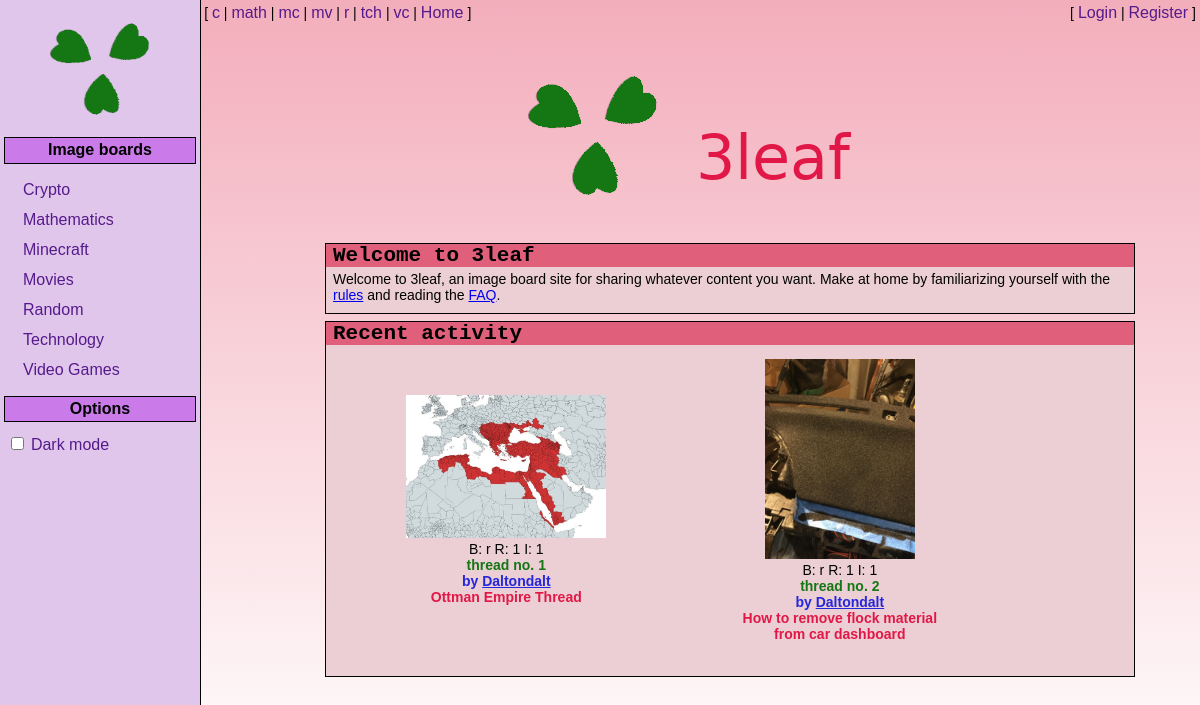
The page /public/index.php on the database its author committed.
### tables this page shows
CREATE TABLE threads (
    id INT NOT NULL AUTO_INCREMENT,
    board_id INT NOT NULL,
    time_updated TIMESTAMP(6) DEFAULT NOW(6),
    post_count INT NOT NULL DEFAULT 0,
    image_count INT NOT NULL DEFAULT 0,
    name VARCHAR(1024) NOT NULL,
    uploader_id INT NOT NULL,
    is_archived bool NOT NULL DEFAULT 0,
    FOREIGN KEY(board_id) REFERENCES boards(id),
    FOREIGN KEY(uploader_id) REFERENCES users(id),
    PRIMARY KEY(id)
);

CREATE TABLE files (
    id INT NOT NULL AUTO_INCREMENT,
    uploader_id INT NOT NULL,
    file_name VARCHAR(40) NOT NULL UNIQUE,
    FOREIGN KEY(uploader_id) REFERENCES users(id),
    PRIMARY KEY(id)
);

CREATE TABLE boards (
    id INT NOT NULL AUTO_INCREMENT,
    name VARCHAR(36) NOT NULL UNIQUE,
    directory VARCHAR(12) NOT NULL UNIQUE,
    post_limit INT NOT NULL DEFAULT 10,
    thread_limit INT NOT NULL DEFAULT 10,
    archive_limit INT NOT NULL DEFAULT 10,
    PRIMARY KEY(id)
);

CREATE TABLE users (
    id INT NOT NULL AUTO_INCREMENT,
    password_id INT NOT NULL,
    username VARCHAR(36) NOT NULL UNIQUE,
    role INT NOT NULL DEFAULT 0,  
    FOREIGN KEY(password_id) REFERENCES passwords(id),
    PRIMARY KEY(id)
);

### 3leaf/Controllers/HomeController.php (called while the page is built, shortened)
<?php
require_once ROOT_PATH.'3leaf/Models/ThreadModel.php';
require_once ROOT_PATH.'3leaf/Models/PostModel.php';
class Home extends ControllerBase {
    public function showTask() {
        $threads = ThreadModel::pullRecentlyUpdatedThreads();
        $rootPosts = [];
        foreach ($threads as $thread) {
            $root = PostModel::fetchRootPostFromThread($thread['id']);
            array_push($rootPosts, $root);
        }
        View::render('HomeView.php', [ 'threads' => $threads, 'root_posts' => $rootPosts ]);
    }
}
?>

### public/router.php (called while the page is built, shortened)
<?php
require_once ROOT_PATH.'3leaf/Controllers/HomeController.php';
require_once ROOT_PATH.'3leaf/Controllers/ThreadsController.php';
require_once ROOT_PATH.'3leaf/Controllers/ReportController.php';
require_once ROOT_PATH.'framework/Router.php';
$router = new Router();
$router->add('',
    ['controller' => 'Dalton\ThreeLeaf\Controllers\Home',
    'task' => 'show', 'method' => 'GET']);
$router->add('rules',
    ['controller' => 'Dalton\ThreeLeaf\Controllers\Home',
    'task' => 'showRules', 'method' => 'GET']);
$router->add('faq',
    ['controller' => 'Dalton\ThreeLeaf\Controllers\Home',
    'task' => 'showFAQ', 'method' => 'GET']);
$router->add('boards',
    ['controller' => 'Dalton\ThreeLeaf\Controllers\Boards',
    'task' => 'list', 'method' => 'GET']);
$router->add('board/{dir=[a-zA-Z]*}',
    ['controller' => 'Dalton\ThreeLeaf\Controllers\BoardPage',
    'task' => 'showBoardCatalog', 'method' => 'GET']);
$router->add('board/archive/{dir=[a-zA-Z]*}',
    ['controller' => 'Dalton\ThreeLeaf\Controllers\BoardPage',
    'task' => 'showBoardCatalogArchive', 'method' => 'GET']);
$router->add('board/{dir=[a-zA-Z]*}',
    ['controller' => 'Dalton\ThreeLeaf\Controllers\Threads',
    'task' => 'createThread', 'method' => 'POST']);
$router->add('board/{dir=[a-zA-Z]*}/{thread=\d*}',
    ['controller' => 'Dalton\ThreeLeaf\Controllers\ThreadPage',
    'task' => 'showThreadPage', 'method' => 'GET']);
    $router->add('board/{dir=[a-zA-Z]*}/{thread=\d*}',
    ['controller' => 'Dalton\ThreeLeaf\Controllers\Threads',
    'task' => 'createPostOnThread', 'method' => 'POST']);
$router->add('threads/{board=[a-zA-Z]*}',
    ['controller' => 'Dalton\ThreeLeaf\Controllers\Threads',
    'task' => 'listFromBoard', 'method' => 'GET']);
$router->add('threads/{thread_id=\d*}',
    ['controller' => 'Dalton\ThreeLeaf\Controllers\Threads',
    'task' => 'deleteThread', 'method' => 'POST']);
$router->add('posts/{post_id=\d*}',
    ['controller' => 'Dalton\ThreeLeaf\Controllers\Threads',
    'task' => 'deletePost', 'method' => 'POST']);
$router->add('login',
    ['controller' => 'Dalton\ThreeLeaf\Controllers\Session',
    'task' => 'showLoginPage', 'method' => 'GET']);
$router->add('login',
    ['controller' => 'Dalton\ThreeLeaf\Controllers\Session',
    'task' => 'processLoginForm', 'method' => 'POST']);
$router->add('register',
    ['controller' => 'Dalton\ThreeLeaf\Controllers\Session',
    'task' => 'showRegisterPage', 'method' => 'GET']);
$router->add('register',
    ['controller' => 'Dalton\ThreeLeaf\Controllers\Session',
    'task' => 'processRegisterForm', 'method' => 'POST']);
$router->add('logout',
    ['controller' => 'Dalton\ThreeLeaf\Controllers\Session',
    'task' => 'logout', 'method' => 'GET']);
$router->add('login/welcome',
    ['controller' => 'Dalton\ThreeLeaf\Controllers\Session',
    'task' => 'welcomeLogin', 'method' => 'GET']);
$router->add('register/welcome',
    ['controller' => 'Dalton\ThreeLeaf\Controllers\Session',
    'task' => 'welcomeRegister', 'method' => 'GET']);
$router->add('user/{username=[a-zA-Z0-9]+}',
    ['controller' => 'Dalton\ThreeLeaf\Controllers\UserPage',
    'task' => 'showUserPage', 'method' => 'GET']);
$router->add('reports',
    ['controller' => 'Dalton\ThreeLeaf\Controllers\Reports',
    'task' => 'showReports', 'method' => 'GET']);
$router->add('reports/{post_id=\d*}',
    ['controller' => 'Dalton\ThreeLeaf\Controllers\Reports',
    'task' => 'createReport', 'method' => 'POST']);
$router->add('reports/{report_id=\d*}',
    ['controller' => 'Dalton\ThreeLeaf\Controllers\Reports',
    'task' => 'deleteReport', 'method' => 'POST']);
$router->execute($_SERVER['QUERY_STRING'], $_SERVER['REQUEST_METHOD']);
?>

### framework/Model.php (called while the page is built, shortened)
<?php
abstract class Model {
    private static $db = null;
    protected static function getDB() {
        if (Model::$db === null) {
            $dbs = 'mysql:host=' . DB_HOST . ';dbname=' . DB_NAME . ';charset=utf8';
            Model::$db = new PDO($dbs, DB_USER, DB_PASS);
            Model::$db->setAttribute(PDO::ATTR_ERRMODE, PDO::ERRMODE_EXCEPTION);
        }
        return Model::$db;
    }
}
?>

### 3leaf/Models/ThreadModel.php (called while the page is built, shortened)
<?php
require_once ROOT_PATH.'framework/Model.php';
class ThreadModel extends Model {
    public static function pullRecentlyUpdatedThreads() {
        $statement = Model::getDB()->prepare("CALL pullThreadsForHomepage(?)");
        $thread_count = 3;
        $statement->bindParam(1, $thread_count, PDO::PARAM_INT);
        $statement->execute();
        $results = $statement->fetchAll(PDO::FETCH_ASSOC);
        return $results;
    }
}
?>

### 3leaf/Models/PostModel.php (called while the page is built, shortened)
<?php
require_once ROOT_PATH.'framework/Model.php';
class PostModel extends Model {
    public static function fetchRootPostFromThread($thread_id) {
        $statement = Model::getDB()->prepare("CALL selectRootPostFromThread(?)");
        $statement->bindParam(1, $thread_id, PDO::PARAM_INT);
        $statement->execute();
        $results = $statement->fetchAll(PDO::FETCH_ASSOC);
        return $results[0];
    }
}
?>

### 3leaf/Views/HomeView.php (the view)
<?php
    $threads = $args['threads'];
    $rootPosts = $args['root_posts'];
?>
<div class='container-wrapper'>
    <div class='container-header'>
        <h2>Welcome to 3leaf</h2>
    </div>
    <div class='container-content'>
        Welcome to 3leaf, an image board site for sharing whatever content you want. Make at home by familiarizing yourself with the <a href='index.php?rules'>rules</a> and reading the <a href='index.php?faq'>FAQ</a>.
    </div>
</div>
<div class='container-wrapper'>
    <div class='container-header'>
        <h2>Recent activity</h2>
    </div>
    <div class='container-content'>
        <div class='board-catalog-grid'>
            <?php
                if (!empty($threads)) {
                    for ($i = 0; $i < sizeof($threads); $i++) {
                        $thread = $threads[$i];
                        $post = $rootPosts[$i];
                        ?>
                        <div class='catalog-container'>
                            <a href='index.php?board/dir=<?php echo $thread['directory']; ?>/thread=<?php echo $thread['id']; ?>'>
                                <img class='catalog-image' src='post_images/<?php echo $post['file_name']; ?>'/>
                            </a>
                            <p>B: <?php echo $thread['directory'] ?> R: <?php echo $thread['post_count']; ?> I: <?php echo $thread['image_count']; ?></p>
                            <p class='info-text'>thread no. <?php echo $thread['id']; ?></p>
                            <p class='posted-by-text'>by <a class='posted-by-text-link' href='index.php?user/username=<?php echo $post['username']; ?>'><?php echo $post['username'] ?></a></p>
                            <h4><?php echo $thread['name']; ?></h4>
                        </div>
                    <?php
                    }
                } else {
                    echo "<h4 class='center'>No threads yet!</h4>";
                }
            ?>
        </div>
    </div>
</div>

### framework/Router.php (shortened to what this page needs)
<?php
class Router {
    private $routes = [];
    public function add($route, $params = []) {
        $route = preg_replace('/\//', '\\/', $route);
        $route = preg_replace('/\{([a-zA-Z_]+)=([^\}]+)\}/', '\1=\2', $route);
        $route = '/^' . $route . '$/i';
        $route_id = $route . " " . $params['method'];
        $this->routes[$route_id] = $params;
    }
    public function execute($url, $method) {
        $url = strtok($url, '?');
        foreach ($this->routes as $route => $params) {
            $route_path = explode(" ", $route)[0];
            if (preg_match($route_path, $url, $matches)) {
                $route_method = $params['method'];
                if (strtoupper($route_method) == $method) {
                    $controller = $params['controller'];
                    if (class_exists($controller)) {
                        $controller = new $controller($params);
                        $task = $params['task'];
                        if (preg_match('/task$/i', $task) == 0) {
                            $controller->$task();
                            return;
                        }
                        throw new \Exception('Failed to call controller task.', 500);
                    }
                    throw new \Exception('Controller undefined for route.', 500);
                }
            }
        }
        throw new \Exception('Route not found.', 404);
    }
}
?>

### rows shown on the page
threads: files.file_name (picture), board.directory "r", post_count "1", image_count "1", id "1", uploader.username "Daltondalt", name "Ottman Empire Thread"
threads: files.file_name (picture), board.directory "r", post_count "1", image_count "1", id "2", uploader.username "Daltondalt", name "How to remove flock material from car dashboard"

### other values the page prints
$values['name'] "Crypto"
$values['name'] "Mathematics"
$values['name'] "Minecraft"
$values['name'] "Movies"
$values['name'] "Random"
$values['name'] "Technology"
$values['name'] "Video Games"
$dir "c"
$dir "math"
$dir "mc"
$dir "mv"
$dir "r"
$dir "tch"
$dir "vc"
